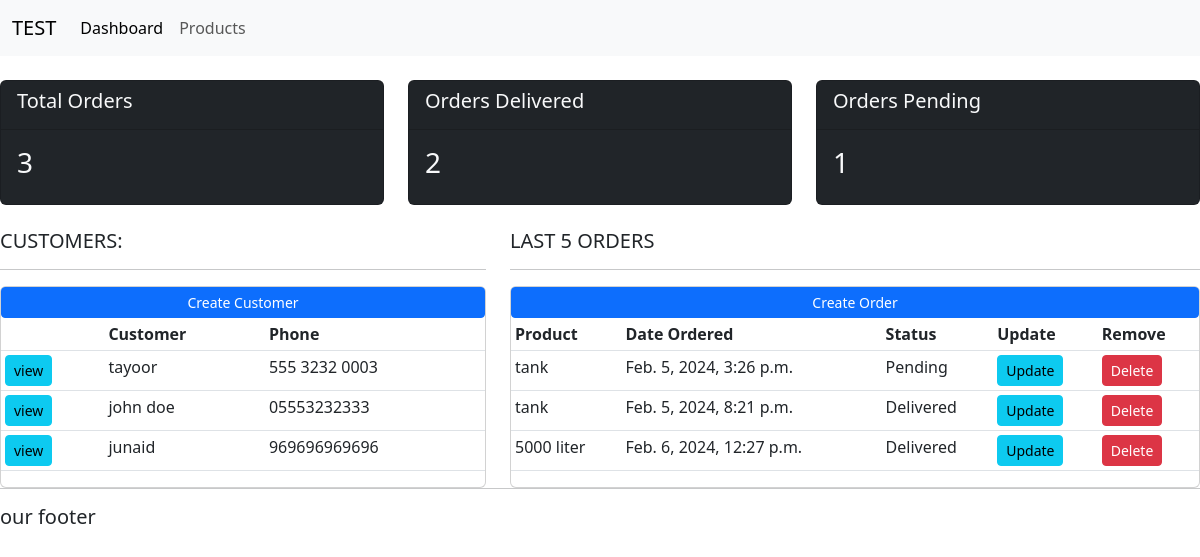
Before: / with the older database file.
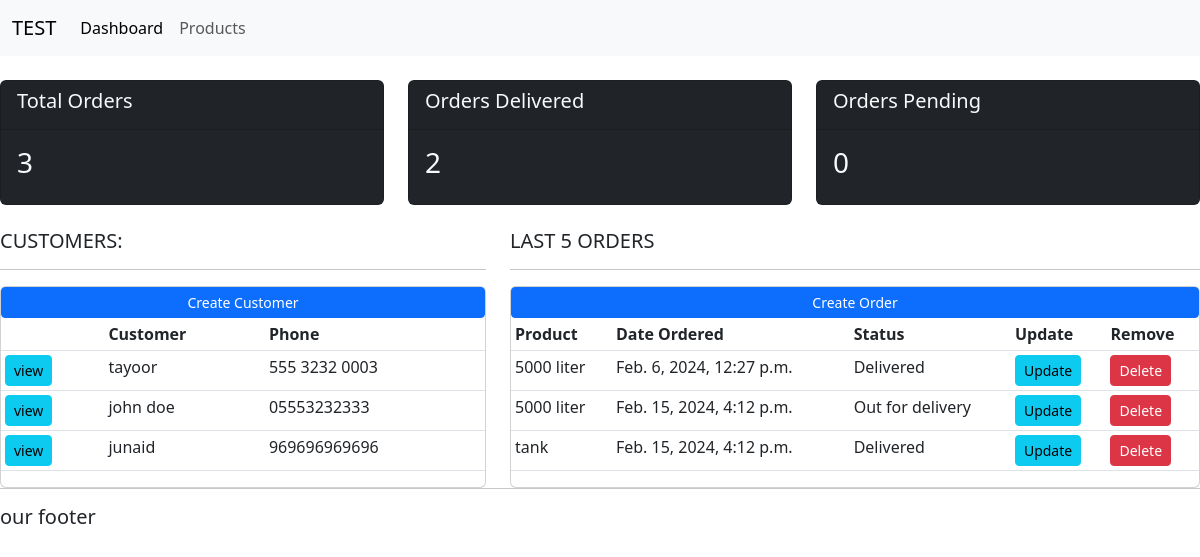
After: the same page with the newer database file.
### accounts/models.py (models this page shows, shortened)
class Customer(models.Model):
    name = models.CharField(max_length=200, null=True)
    phone = models.CharField(max_length=200, null=True)
    email = models.CharField(max_length=200, null=True)
    date_created = models.DateTimeField(auto_now_add=True, null=True)

class Order(models.Model):
    STATUS = (
        ('Pending', 'Pending'),
        ('Out for delivery', 'Out for delivery'),
        ('Delivered', 'Delivered')
    )
    customer = models.ForeignKey(Customer, null=True, on_delete= models.SET_NULL)
    product = models.ForeignKey(Product, null=True, on_delete= models.SET_NULL)
    date_created = models.DateTimeField(auto_now_add= True, null= True)
    status = models.CharField(max_length= 200 , null= True , choices= STATUS)
    tags = models.ManyToManyField(Tag)

class Product(models.Model):
    CATEGORY = (
        ('Indoor', ' Indoor'),
        ('Out Door', 'Out Door'),
    )
    name = models.CharField(max_length=200 , null= True)
    price = models.FloatField(null= True)
    category = models.CharField(max_length=200 , null= True , choices= CATEGORY)
    discription = models.CharField(max_length=200 , null= True , blank= True)
    date_created = models.DateTimeField(auto_now_add= True , null= True)
    tags = models.ManyToManyField(Tag)
    def __str__(self):
        return self.name

### accounts/views.py (the view)
# urls.py: path('', views.home, name="home"),  # homepage view function
def home(request):
    orders =  Order.objects.all()
    customers = Customer.objects.all()
    total_customers = customers.count()
    total_orders = orders.count()
    delivered = orders.filter(status ='Delivered').count()
    pending = orders.filter(status ='Pending').count()
    context = {'orders': orders,'customers': customers , 'total_orders': total_orders ,
               'delivered':delivered , 'pending':pending }
    return render(request, 'accounts/dashboard.html', context)

### accounts/templates/accounts/dashboard.html
{% extends 'accounts/main.html' %}
{% block content %}
{%  include 'accounts/status.html' %}
<br>
<div class="row">
    <div class="col-md-5">
        <h5>CUSTOMERS:</h5>
        <hr>
        <div class="card card body">
            <a class="btn btn-primary btn-sm btn-block" href="">Create Customer
            </a>
            <table class="table table-sm">
                <tr>
                    <th></th>
                    <th>Customer</th>
                    <th>Phone</th>
                </tr>
                {% for customer in customers %}
                <tr>
                    <td><a class="btn btn-sm btn-info" href="{% url 'customer' customer.id %}">view</a></td>
                    <td> {{customer.name}} </td>
                    <td>{{customer.phone}}</td>
                </tr>
                {% endfor %}
            </table>
        </div>
    </div>
    <div class="col-md-7">
        <h5>LAST 5 ORDERS</h5>
        <hr>
        <div class="card card body">
            <a class="btn btn-primary btn-sm btn-block" href="{% url 'create_order' %}">Create Order
            </a>
            <table class="table table-sm">
                <tr>
                    <th>Product</th>
                    <th>Date Ordered</th>
                    <th>Status</th>
                    <th>Update</th>
                    <th>Remove</th>
                </tr>
                {% for order in orders %}
                <tr>
                    <td> {{order.product}} </td>
                    <td>{{order.date_created}}</td>
                    <td>{{order.status}}</td>
                    <td> <a class="btn btn-sm btn-info" href="{% url 'update_order' order.id %}">Update</a></td>
                    <td> <a class="btn btn-sm btn-danger" href="{% url 'delete_order' order.id %}">Delete</a></td>
                </tr>
                {% endfor %}
            </table>
        </div>
</div>
    {% endblock %}

### accounts/templates/accounts/main.html (shortened to what this page needs)
{% load static %}
<!DOCTYPE html>
<html lang="en">
<head>
    <link href="https://cdn.jsdelivr.net/npm/bootstrap@5.3.0/dist/css/bootstrap.min.css" rel="stylesheet">
    <link rel="stylesheet" href="https://cdn.jsdelivr.net/npm/bootstrap-icons@1.3.0/font/bootstrap-icons.css">
    <link rel="stylesheet" type="text/css" href="{% static '/css/main.css' %}">
</head>
<body>
    {%  include 'accounts/navbar.html' %}
    {% block content %}
    {% endblock %}
    <hr>
    <h5>our footer</h5>
</body>
</html>

### accounts/templates/accounts/navbar.html (shortened to what this page needs)
<nav class="navbar navbar-expand-lg bg-body-tertiary bg-dark">
  <div class="container-fluid">
    <a class="navbar-brand" href="#">TEST</a>
    <div class="collapse navbar-collapse" id="navbarNav">
      <ul class="navbar-nav">
        <li class="nav-item">
          <a class="nav-link active" aria-current="page" href="{% url 'home' %}">Dashboard</a>
        </li>
        <li class="nav-item">
          <a class="nav-link" href="{% url 'products' %}">Products</a>
        </li>
      </ul>
    </div>
  </div>
</nav>

### accounts/templates/accounts/status.html
<br>
<div class="row">
    <div class="col">
        <div class="col-md">
            <div class="card bg-dark text-light" id="total-orders">
                <div class="card-header">
                    <h5 class="card-title">Total Orders</h5>
                </div>
                <div class="card-body">
                    <h3 class="card-title">{{total_orders}}</h3>
                </div>
            </div>
        </div>
    </div>
    <div class="col">
        <div class="col-md">
            <div class="card bg-dark text-light" id="orders-delivered">
                <div class="card-header">
                    <h5 class="card-title">Orders Delivered</h5>
                </div>
                <div class="card-body">
                    <h3 class="card-title">{{delivered}}</h3>
                </div>
            </div>
        </div>
    </div>
    <div class="col">
        <div class="col-md">
            <div class="card bg-dark text-light" id="orders-pending">
                <div class="card-header">
                    <h5 class="card-title">Orders Pending</h5>
                </div>
                <div class="card-body">
                    <h3 class="card-title">{{pending}}</h3>
                </div>
            </div>
        </div>
    </div>
</div>

Changed rows visible on the page:
removed Order: product "tank", date_created "Feb. 5, 2024, 3:26 p.m.", status "Pending"
removed Order: product "tank", date_created "Feb. 5, 2024, 8:21 p.m.", status "Delivered"
added Order: product "5000 liter", date_created "Feb. 15, 2024, 4:12 p.m.", status "Out for delivery"
added Order: product "tank", date_created "Feb. 15, 2024, 4:12 p.m.", status "Delivered"
Other visible differences:
{{ pending }}: "1" → "0"
